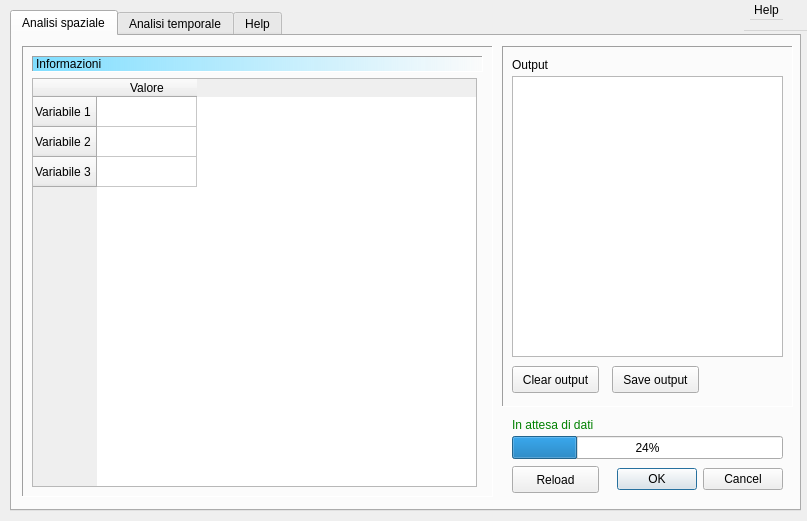
<?xml version="1.0" encoding="UTF-8"?>
<ui version="4.0">
 <class>Dialog</class>
 <widget class="QDialog" name="Dialog">
  <property name="geometry">
   <rect>
    <x>0</x>
    <y>0</y>
    <width>807</width>
    <height>521</height>
   </rect>
  </property>
  <property name="sizePolicy">
   <sizepolicy hsizetype="Fixed" vsizetype="Fixed">
    <horstretch>0</horstretch>
    <verstretch>0</verstretch>
   </sizepolicy>
  </property>
  <property name="windowTitle">
   <string>GUI ENVIFATE</string>
  </property>
  <widget class="QTabWidget" name="tabWidget">
   <property name="geometry">
    <rect>
     <x>10</x>
     <y>10</y>
     <width>791</width>
     <height>501</height>
    </rect>
   </property>
   <property name="currentIndex">
    <number>0</number>
   </property>
   <widget class="QWidget" name="tab">
    <attribute name="title">
     <string>Analisi spaziale</string>
    </attribute>
    <widget class="QPushButton" name="reset_field_button">
     <property name="geometry">
      <rect>
       <x>500</x>
       <y>430</y>
       <width>87</width>
       <height>27</height>
      </rect>
     </property>
     <property name="text">
      <string>Reload</string>
     </property>
    </widget>
    <widget class="QLabel" name="label_box_wind_2">
     <property name="geometry">
      <rect>
       <x>10</x>
       <y>10</y>
       <width>471</width>
       <height>451</height>
      </rect>
     </property>
     <property name="styleSheet">
      <string notr="true">background-color : qlineargradient(spread:pad, x1:0, y1:0, x2:1, y2:0, stop:0 rgba(0, 0, 0, 0), stop:1 rgba(0, 0, 0, 0)); color : black</string>
     </property>
     <property name="frameShape">
      <enum>QFrame::Panel</enum>
     </property>
     <property name="frameShadow">
      <enum>QFrame::Sunken</enum>
     </property>
     <property name="text">
      <string/>
     </property>
    </widget>
    <widget class="QProgressBar" name="progressBar">
     <property name="geometry">
      <rect>
       <x>500</x>
       <y>400</y>
       <width>271</width>
       <height>23</height>
      </rect>
     </property>
     <property name="value">
      <number>24</number>
     </property>
    </widget>
    <widget class="QWidget" name="gridLayoutWidget_2">
     <property name="geometry">
      <rect>
       <x>10</x>
       <y>10</y>
       <width>471</width>
       <height>451</height>
      </rect>
     </property>
     <layout class="QGridLayout" name="gridLayout_8">
      <property name="margin">
       <number>10</number>
      </property>
      <item row="0" column="0" colspan="2">
       <layout class="QHBoxLayout" name="horizontalLayout_4">
        <item>
         <widget class="QLabel" name="label_title">
          <property name="styleSheet">
           <string notr="true">background-color : qlineargradient(spread:pad, x1:0, y1:0, x2:1, y2:0, stop:0 #80DEFF, stop:1 rgba(0, 0, 0, 0)); color : black</string>
          </property>
          <property name="frameShape">
           <enum>QFrame::Panel</enum>
          </property>
          <property name="frameShadow">
           <enum>QFrame::Sunken</enum>
          </property>
          <property name="text">
           <string>Informazioni</string>
          </property>
         </widget>
        </item>
       </layout>
      </item>
      <item row="1" column="0">
       <widget class="QTableWidget" name="tableWidget">
        <row>
         <property name="text">
          <string>Variabile 1</string>
         </property>
        </row>
        <row>
         <property name="text">
          <string>Variabile 2</string>
         </property>
        </row>
        <row>
         <property name="text">
          <string>Variabile 3</string>
         </property>
        </row>
        <column>
         <property name="text">
          <string>Valore</string>
         </property>
        </column>
       </widget>
      </item>
     </layout>
    </widget>
    <widget class="QDialogButtonBox" name="buttonBox">
     <property name="geometry">
      <rect>
       <x>590</x>
       <y>430</y>
       <width>181</width>
       <height>27</height>
      </rect>
     </property>
     <property name="standardButtons">
      <set>QDialogButtonBox::Cancel|QDialogButtonBox::Ok</set>
     </property>
    </widget>
    <widget class="QPlainTextEdit" name="console">
     <property name="geometry">
      <rect>
       <x>500</x>
       <y>40</y>
       <width>271</width>
       <height>281</height>
      </rect>
     </property>
     <property name="textInteractionFlags">
      <set>Qt::TextEditorInteraction</set>
     </property>
    </widget>
    <widget class="QLabel" name="label_28">
     <property name="geometry">
      <rect>
       <x>500</x>
       <y>20</y>
       <width>58</width>
       <height>17</height>
      </rect>
     </property>
     <property name="text">
      <string>Output</string>
     </property>
    </widget>
    <widget class="QLabel" name="label_status">
     <property name="geometry">
      <rect>
       <x>500</x>
       <y>380</y>
       <width>271</width>
       <height>17</height>
      </rect>
     </property>
     <property name="styleSheet">
      <string notr="true">color: green;</string>
     </property>
     <property name="text">
      <string>In attesa di dati</string>
     </property>
     <property name="textFormat">
      <enum>Qt::PlainText</enum>
     </property>
    </widget>
    <widget class="QLabel" name="label_box_wind">
     <property name="geometry">
      <rect>
       <x>490</x>
       <y>10</y>
       <width>291</width>
       <height>361</height>
      </rect>
     </property>
     <property name="styleSheet">
      <string notr="true">background-color : qlineargradient(spread:pad, x1:0, y1:0, x2:1, y2:0, stop:0 rgba(0, 0, 0, 0), stop:1 rgba(0, 0, 0, 0)); color : black</string>
     </property>
     <property name="frameShape">
      <enum>QFrame::Panel</enum>
     </property>
     <property name="frameShadow">
      <enum>QFrame::Sunken</enum>
     </property>
     <property name="text">
      <string/>
     </property>
    </widget>
    <widget class="QPushButton" name="clear_out_button">
     <property name="geometry">
      <rect>
       <x>500</x>
       <y>330</y>
       <width>87</width>
       <height>27</height>
      </rect>
     </property>
     <property name="text">
      <string>Clear output</string>
     </property>
    </widget>
    <widget class="QPushButton" name="save_out_button">
     <property name="geometry">
      <rect>
       <x>600</x>
       <y>330</y>
       <width>87</width>
       <height>27</height>
      </rect>
     </property>
     <property name="text">
      <string>Save output</string>
     </property>
    </widget>
    <zorder>label_box_wind</zorder>
    <zorder>reset_field_button</zorder>
    <zorder>label_box_wind_2</zorder>
    <zorder>progressBar</zorder>
    <zorder>gridLayoutWidget_2</zorder>
    <zorder>buttonBox</zorder>
    <zorder>console</zorder>
    <zorder>label_28</zorder>
    <zorder>label_status</zorder>
    <zorder>clear_out_button</zorder>
    <zorder>save_out_button</zorder>
   </widget>
   <widget class="QWidget" name="tab_2">
    <attribute name="title">
     <string>Analisi temporale</string>
    </attribute>
    <widget class="QWidget" name="verticalLayoutWidget_3">
     <property name="geometry">
      <rect>
       <x>370</x>
       <y>10</y>
       <width>391</width>
       <height>51</height>
      </rect>
     </property>
     <layout class="QVBoxLayout" name="layout_mat_3">
      <item>
       <layout class="QHBoxLayout" name="horizontalLayout_8"/>
      </item>
     </layout>
    </widget>
    <widget class="QDialogButtonBox" name="buttonBox_2">
     <property name="geometry">
      <rect>
       <x>580</x>
       <y>400</y>
       <width>181</width>
       <height>27</height>
      </rect>
     </property>
     <property name="standardButtons">
      <set>QDialogButtonBox::Cancel|QDialogButtonBox::Ok</set>
     </property>
    </widget>
    <widget class="QLabel" name="label_box_wind_4">
     <property name="geometry">
      <rect>
       <x>10</x>
       <y>70</y>
       <width>761</width>
       <height>311</height>
      </rect>
     </property>
     <property name="styleSheet">
      <string notr="true">background-color : qlineargradient(spread:pad, x1:0, y1:0, x2:1, y2:0, stop:0 rgba(0, 0, 0, 0), stop:1 rgba(0, 0, 0, 0)); color : black</string>
     </property>
     <property name="frameShape">
      <enum>QFrame::Panel</enum>
     </property>
     <property name="frameShadow">
      <enum>QFrame::Sunken</enum>
     </property>
     <property name="text">
      <string/>
     </property>
    </widget>
    <widget class="QWidget" name="verticalLayoutWidget_2">
     <property name="geometry">
      <rect>
       <x>10</x>
       <y>70</y>
       <width>761</width>
       <height>311</height>
      </rect>
     </property>
     <layout class="QVBoxLayout" name="layout_mat_2">
      <property name="spacing">
       <number>0</number>
      </property>
     </layout>
    </widget>
    <widget class="QWidget" name="verticalLayoutWidget">
     <property name="geometry">
      <rect>
       <x>0</x>
       <y>10</y>
       <width>361</width>
       <height>51</height>
      </rect>
     </property>
     <layout class="QVBoxLayout" name="layout_mat"/>
    </widget>
    <widget class="QProgressBar" name="progressBar_2">
     <property name="geometry">
      <rect>
       <x>30</x>
       <y>400</y>
       <width>381</width>
       <height>23</height>
      </rect>
     </property>
     <property name="value">
      <number>0</number>
     </property>
    </widget>
    <widget class="QPushButton" name="button_reset_draw">
     <property name="geometry">
      <rect>
       <x>490</x>
       <y>400</y>
       <width>87</width>
       <height>27</height>
      </rect>
     </property>
     <property name="text">
      <string>Reset</string>
     </property>
    </widget>
   </widget>
   <widget class="QWidget" name="tab_web">
    <attribute name="title">
     <string>Help</string>
    </attribute>
    <widget class="QWidget" name="verticalLayoutWidget_4">
     <property name="geometry">
      <rect>
       <x>9</x>
       <y>9</y>
       <width>771</width>
       <height>421</height>
      </rect>
     </property>
     <layout class="QVBoxLayout" name="web_layout"/>
    </widget>
   </widget>
  </widget>
  <widget class="QMenuBar" name="menubar">
   <property name="geometry">
    <rect>
     <x>744</x>
     <y>1</y>
     <width>131</width>
     <height>30</height>
    </rect>
   </property>
   <property name="minimumSize">
    <size>
     <width>0</width>
     <height>30</height>
    </size>
   </property>
   <property name="maximumSize">
    <size>
     <width>16777215</width>
     <height>30</height>
    </size>
   </property>
   <widget class="QMenu" name="menuFile_6">
    <property name="geometry">
     <rect>
      <x>1006</x>
      <y>208</y>
      <width>125</width>
      <height>100</height>
     </rect>
    </property>
    <property name="title">
     <string>Help</string>
    </property>
    <addaction name="actionManuale"/>
    <addaction name="actionCredits"/>
   </widget>
   <addaction name="menuFile_6"/>
  </widget>
  <action name="actionManuale">
   <property name="text">
    <string>Manuale</string>
   </property>
  </action>
  <action name="actionCredits">
   <property name="text">
    <string>Credits</string>
   </property>
  </action>
 </widget>
 <resources/>
 <connections>
  <connection>
   <sender>buttonBox</sender>
   <signal>rejected()</signal>
   <receiver>Dialog</receiver>
   <slot>reject()</slot>
   <hints>
    <hint type="sourcelabel">
     <x>692</x>
     <y>434</y>
    </hint>
    <hint type="destinationlabel">
     <x>402</x>
     <y>237</y>
    </hint>
   </hints>
  </connection>
  <connection>
   <sender>buttonBox_2</sender>
   <signal>rejected()</signal>
   <receiver>Dialog</receiver>
   <slot>reject()</slot>
   <hints>
    <hint type="sourcelabel">
     <x>702</x>
     <y>434</y>
    </hint>
    <hint type="destinationlabel">
     <x>402</x>
     <y>237</y>
    </hint>
   </hints>
  </connection>
 </connections>
</ui>
